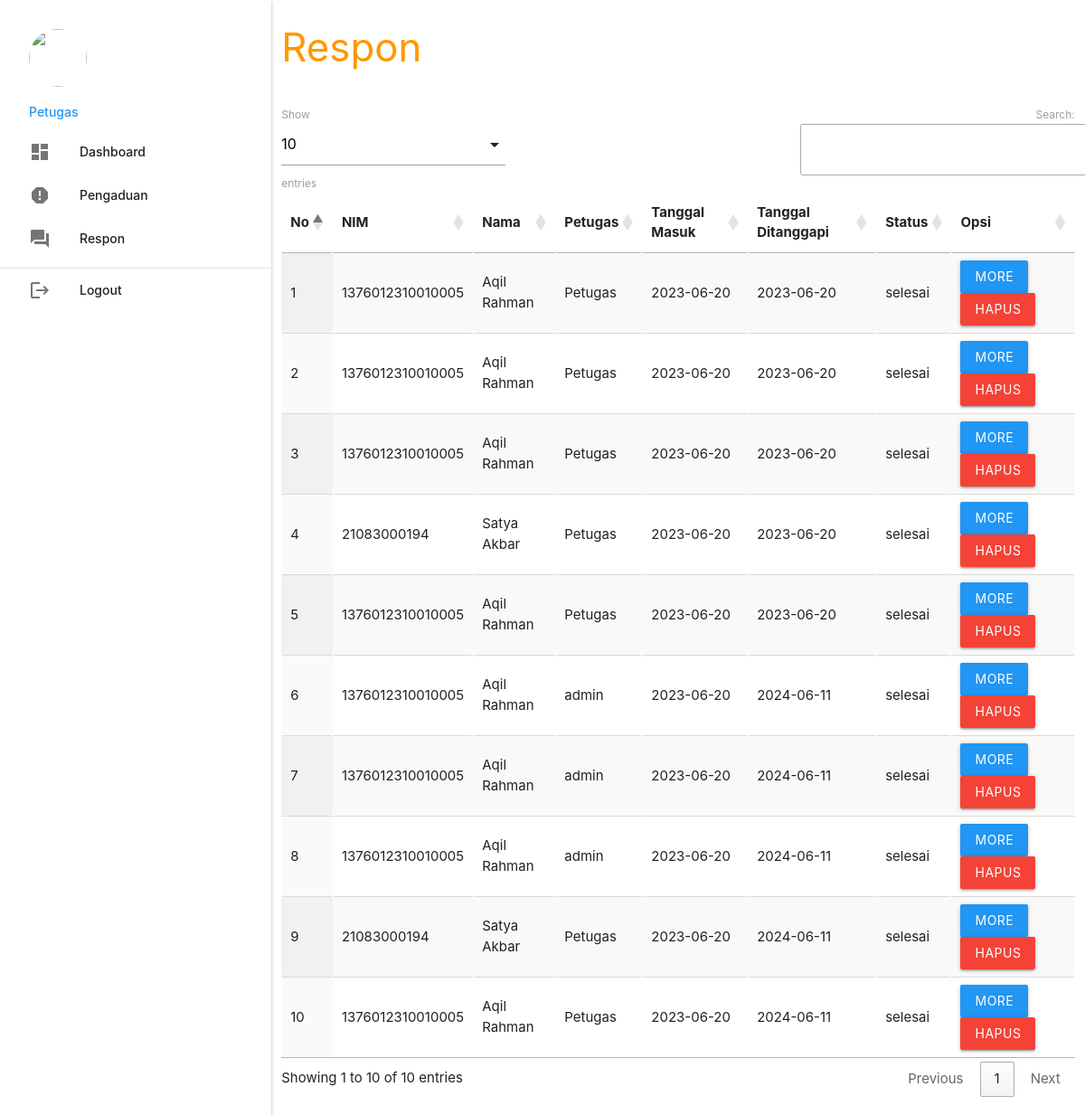
The page /petugas/index.php?p=respon (signed in) on the database its author committed.
### tables this page shows
CREATE TABLE `pengaduan` (
  `id_pengaduan` int(5) NOT NULL,
  `tgl_pengaduan` varchar(20) NOT NULL,
  `nik` varchar(16) NOT NULL,
  `isi_laporan` text NOT NULL,
  `foto` varchar(255) NOT NULL,
  `status` enum('proses','selesai') NOT NULL
);

CREATE TABLE `mahasiswa` (
  `nim` varchar(16) NOT NULL,
  `nama` varchar(35) NOT NULL,
  `username` varchar(25) NOT NULL,
  `password` varchar(255) NOT NULL,
  `telp` varchar(13) NOT NULL
);

CREATE TABLE `petugas` (
  `id_petugas` int(5) NOT NULL,
  `nama_petugas` varchar(30) NOT NULL,
  `username` varchar(30) NOT NULL,
  `password` varchar(255) NOT NULL,
  `telp_petugas` varchar(13) NOT NULL,
  `level` enum('admin','petugas') NOT NULL
);

CREATE TABLE `tanggapan` (
  `id_tanggapan` int(5) NOT NULL,
  `id_pengaduan` int(5) NOT NULL,
  `tgl_tanggapan` varchar(20) NOT NULL,
  `tanggapan` text NOT NULL,
  `id_petugas` int(5) NOT NULL
);

### petugas/respon.php (the view, shortened to what this page needs)
       <div class="row">
         <div class="col s12 m9">
           <h3 class="orange-text">Respon</h3>
         </div>
       </div>
       <table id="example" class="display responsive-table" style="width:100%">
         <thead>
             <tr>
			<th>No</th>
			<th>NIM</th>
			<th>Nama</th>
			<th>Petugas</th>
			<th>Tanggal Masuk</th>
			<th>Tanggal Ditanggapi</th>
			<th>Status</th>
			<th>Opsi</th>
             </tr>
         </thead>
         <tbody>
<?php
	include "../conn/koneksi.php";
	$no = 1;
	$query = mysqli_query($koneksi, "SELECT pengaduan.id_pengaduan,
		pengaduan.tgl_pengaduan,
		mahasiswa.nim,
		mahasiswa.nama,
		petugas.nama_petugas,
		tanggapan.tgl_tanggapan,
		pengaduan.status,
		tanggapan.id_tanggapan,
		pengaduan.foto,
		pengaduan.isi_laporan,
		tanggapan.tanggapan
	FROM pengaduan
	INNER JOIN mahasiswa ON pengaduan.nik = mahasiswa.nim
	LEFT JOIN tanggapan ON pengaduan.id_pengaduan = tanggapan.id_pengaduan
	LEFT JOIN petugas ON tanggapan.id_petugas = petugas.id_petugas
	ORDER BY pengaduan.tgl_pengaduan DESC");
	while ($r=mysqli_fetch_assoc($query)) { ?>
	<tr>
		<td><?php echo $no++; ?></td>
		<td><?php echo $r['nim']; ?></td>
		<td><?php echo $r['nama']; ?></td>
		<td><?php echo $r['nama_petugas']; ?></td>
		<td><?php echo $r['tgl_pengaduan']; ?></td>
		<td><?php echo $r['tgl_tanggapan']; ?></td>
		<td><?php echo $r['status']; ?></td>
		<td><a class="btn blue modal-trigger" href="#more?id_tanggapan=<?php echo $r['id_tanggapan'] ?>">More</a> <a class="btn red" onclick="return confirm('Anda Yakin Ingin Menghapus Y/N')" href="index.php?p=tanggapan_hapus&id_tanggapan=<?php echo $r['id_tanggapan'] ?>">Hapus</a></td>
	</tr>
           <?php  }
            ?>
         </tbody>
       </table>

### rows shown on the page
pengaduan: mahasiswa.nim "1376012310010005", mahasiswa.nama "Aqil Rahman", petugas.nama_petugas "Petugas", tgl_pengaduan "2023-06-20", tanggapan.tgl_tanggapan "2023-06-20", status "selesai"
pengaduan: mahasiswa.nim "1376012310010005", mahasiswa.nama "Aqil Rahman", petugas.nama_petugas "Petugas", tgl_pengaduan "2023-06-20", tanggapan.tgl_tanggapan "2023-06-20", status "selesai"
pengaduan: mahasiswa.nim "1376012310010005", mahasiswa.nama "Aqil Rahman", petugas.nama_petugas "Petugas", tgl_pengaduan "2023-06-20", tanggapan.tgl_tanggapan "2023-06-20", status "selesai"
pengaduan: mahasiswa.nim "21083000194", mahasiswa.nama "Satya Akbar", petugas.nama_petugas "Petugas", tgl_pengaduan "2023-06-20", tanggapan.tgl_tanggapan "2023-06-20", status "selesai"
pengaduan: mahasiswa.nim "1376012310010005", mahasiswa.nama "Aqil Rahman", petugas.nama_petugas "Petugas", tgl_pengaduan "2023-06-20", tanggapan.tgl_tanggapan "2023-06-20", status "selesai", petugas.nama_petugas "admin", tanggapan.tgl_tanggapan "2024-06-11"
pengaduan: mahasiswa.nim "21083000194", mahasiswa.nama "Satya Akbar", petugas.nama_petugas "Petugas", tgl_pengaduan "2023-06-20", tanggapan.tgl_tanggapan "2024-06-11", status "selesai"
pengaduan: mahasiswa.nim "1376012310010005", mahasiswa.nama "Aqil Rahman", petugas.nama_petugas "Petugas", tgl_pengaduan "2023-06-20", tanggapan.tgl_tanggapan "2024-06-11", status "selesai"

### other values the page prints
$_SESSION['data']['nama_petugas'] "Petugas"
